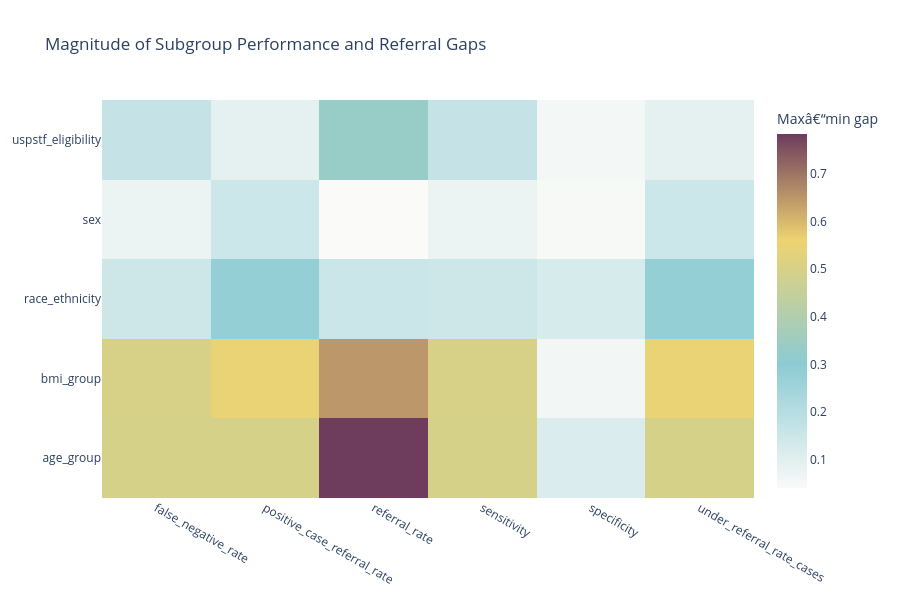

The cell this chart's notebook holds for it:
### Code cell
heatmap_metrics = [
    "referral_rate",
    "positive_case_referral_rate",
    "under_referral_rate_cases",
    "sensitivity",
    "specificity",
    "false_negative_rate"
]

gap_heatmap_df = (
    equity_gaps[
        equity_gaps[
            "metric"
        ].isin(
            heatmap_metrics
        )
    ]
    .pivot(
        index="group_variable",
        columns="metric",
        values="absolute_gap"
    )
)

display(
    gap_heatmap_df
)

fig = go.Figure(
    data=go.Heatmap(
        z=gap_heatmap_df.values,
        x=gap_heatmap_df.columns,
        y=gap_heatmap_df.index,

        colorscale=[
            [
                0.0,
                PROJECT_COLORS[
                    "background"
                ]
            ],
            [
                0.35,
                PROJECT_COLORS[
                    "teal_light"
                ]
            ],
            [
                0.7,
                PROJECT_COLORS[
                    "yellow"
                ]
            ],
            [
                1.0,
                PROJECT_COLORS[
                    "purple_dark"
                ]
            ]
        ],

        colorbar=dict(
            title=(
                "Maxâ€“min gap"
            )
        )
    )
)

fig.update_layout(
    title=(
        "Magnitude of Subgroup "
        "Performance and Referral Gaps"
    ),
    height=600
)

fig.show()

save_plotly(
    fig,
    "step12_fairness_gap_heatmap",
    height=600
)

### Figure 1 — Plotly figure (JSON) as saved in the notebook; plotly's stock layout.template omitted (floating-point values rounded to 4 significant figures)
{"data": [{"colorbar": {"title": {"text": "Maxâ€“min gap"}}, "colorscale": [[0, "#FAFAF8"], [0.35, "#8CCBD3"], [0.7, "#EED371"], [1, "#6E3C5D"]], "type": "heatmap", "x": ["false_negative_rate", "positive_case_referral_rate", "referral_rate", "sensitivity", "specificity", "under_referral_rate_cases"], "y": ["age_group", "bmi_group", "race_ethnicity", "sex", "uspstf_eligibility"], "z": [[0.4985, 0.4985, 0.7839, 0.4985, 0.1164, 0.4985], [0.5, 0.5516, 0.6499, 0.5, 0.05872, 0.5516], [0.1482, 0.2787, 0.1535, 0.1482, 0.1264, 0.2787], [0.07525, 0.1487, 0.04096, 0.07525, 0.04878, 0.1487], [0.1667, 0.09167, 0.3341, 0.1667, 0.05754, 0.09167]]}], "layout": {"height": 600, "title": {"text": "Magnitude of Subgroup Performance and Referral Gaps"}}}
